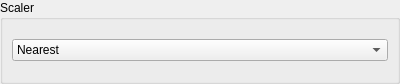
<?xml version="1.0" encoding="UTF-8"?>
<ui version="4.0">
 <class>WindowScaler</class>
 <widget class="QDialog" name="WindowScaler">
  <property name="geometry">
   <rect>
    <x>0</x>
    <y>0</y>
    <width>400</width>
    <height>84</height>
   </rect>
  </property>
  <property name="windowTitle">
   <string>Dialog</string>
  </property>
  <layout class="QVBoxLayout" name="verticalLayout">
   <property name="leftMargin">
    <number>0</number>
   </property>
   <property name="topMargin">
    <number>0</number>
   </property>
   <property name="rightMargin">
    <number>0</number>
   </property>
   <property name="bottomMargin">
    <number>0</number>
   </property>
   <item>
    <widget class="QGroupBox" name="groupBox">
     <property name="title">
      <string>Scaler</string>
     </property>
     <layout class="QVBoxLayout" name="verticalLayout_7">
      <item>
       <widget class="QComboBox" name="comboBox_scalerSelect">
        <item>
         <property name="text">
          <string>Nearest</string>
         </property>
        </item>
        <item>
         <property name="text">
          <string>Linear</string>
         </property>
        </item>
        <item>
         <property name="text">
          <string>Area</string>
         </property>
        </item>
        <item>
         <property name="text">
          <string>Cubic</string>
         </property>
        </item>
        <item>
         <property name="text">
          <string>Lanczos</string>
         </property>
        </item>
       </widget>
      </item>
     </layout>
    </widget>
   </item>
  </layout>
 </widget>
 <resources/>
 <connections/>
</ui>
